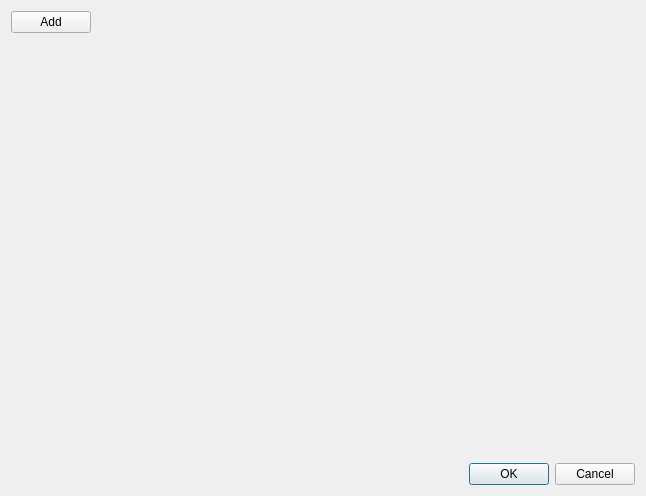
<?xml version="1.0" encoding="UTF-8"?>
<!--
######################################################################################################################
# Copyright (C) 2017-2020 Spine project consortium
# This file is part of Spine Items.
# Spine Items is free software: you can redistribute it and\/or modify it under the terms of the GNU Lesser General
# Public License as published by the Free Software Foundation, either version 3 of the License, or (at your option)
# any later version. This program is distributed in the hope that it will be useful, but WITHOUT ANY WARRANTY;
# without even the implied warranty of MERCHANTABILITY or FITNESS FOR A PARTICULAR PURPOSE. See the GNU Lesser General
# Public License for more details. You should have received a copy of the GNU Lesser General Public License along with
# this program. If not, see <http:\/\/www.gnu.org\/licenses\/>.
######################################################################################################################
-->
<ui version="4.0">
 <class>Form</class>
 <widget class="QWidget" name="Form">
  <property name="geometry">
   <rect>
    <x>0</x>
    <y>0</y>
    <width>646</width>
    <height>496</height>
   </rect>
  </property>
  <property name="windowTitle">
   <string>Form</string>
  </property>
  <layout class="QVBoxLayout" name="verticalLayout">
   <item>
    <layout class="QHBoxLayout" name="horizontalLayout">
     <item>
      <widget class="QPushButton" name="add_button">
       <property name="text">
        <string>Add</string>
       </property>
      </widget>
     </item>
     <item>
      <spacer name="horizontalSpacer">
       <property name="orientation">
        <enum>Qt::Horizontal</enum>
       </property>
       <property name="sizeHint" stdset="0">
        <size>
         <width>40</width>
         <height>20</height>
        </size>
       </property>
      </spacer>
     </item>
    </layout>
   </item>
   <item>
    <widget class="QScrollArea" name="setting_area">
     <property name="frameShape">
      <enum>QFrame::NoFrame</enum>
     </property>
     <property name="widgetResizable">
      <bool>true</bool>
     </property>
     <widget class="QWidget" name="setting_area_contents">
      <property name="geometry">
       <rect>
        <x>0</x>
        <y>0</y>
        <width>628</width>
        <height>418</height>
       </rect>
      </property>
      <layout class="QVBoxLayout" name="verticalLayout_3">
       <item>
        <layout class="QVBoxLayout" name="settings_area_layout"/>
       </item>
      </layout>
     </widget>
    </widget>
   </item>
   <item>
    <widget class="QDialogButtonBox" name="button_box">
     <property name="standardButtons">
      <set>QDialogButtonBox::Cancel|QDialogButtonBox::Ok</set>
     </property>
    </widget>
   </item>
  </layout>
 </widget>
 <resources/>
 <connections/>
</ui>
